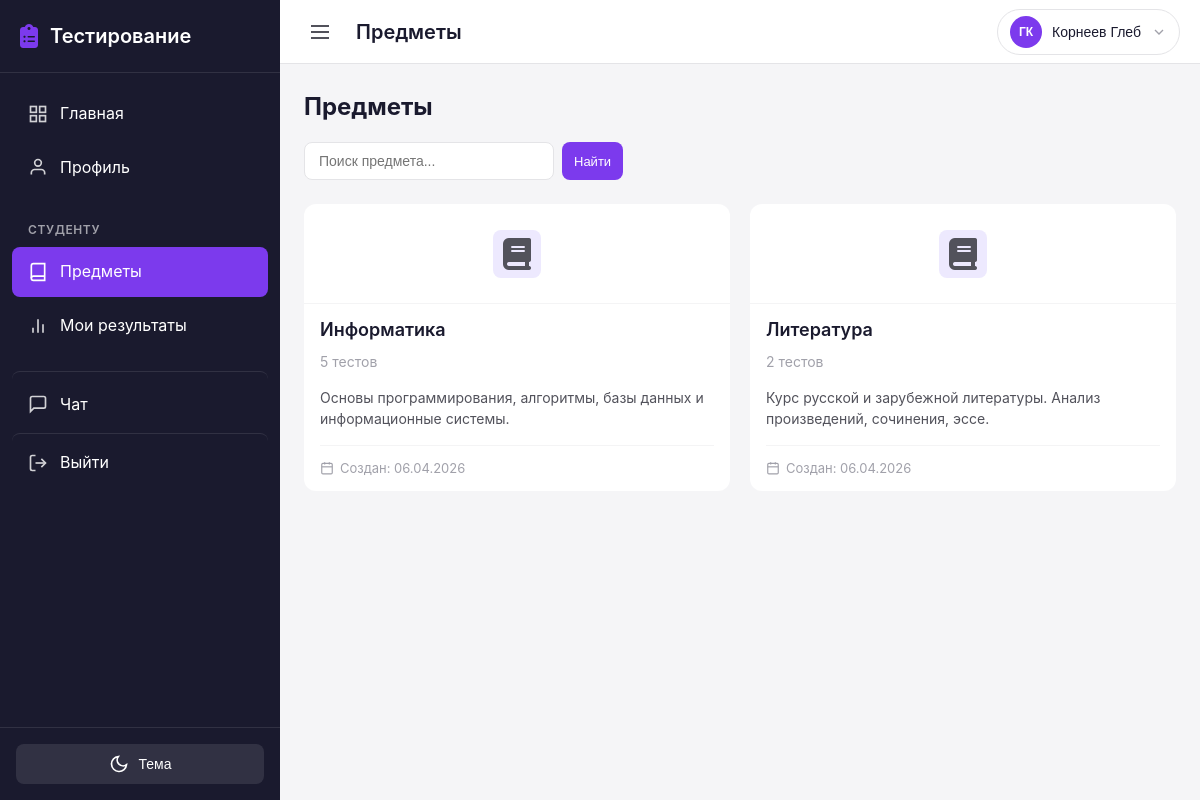
Page /student/subjects/ (signed in) on the earlier database version.
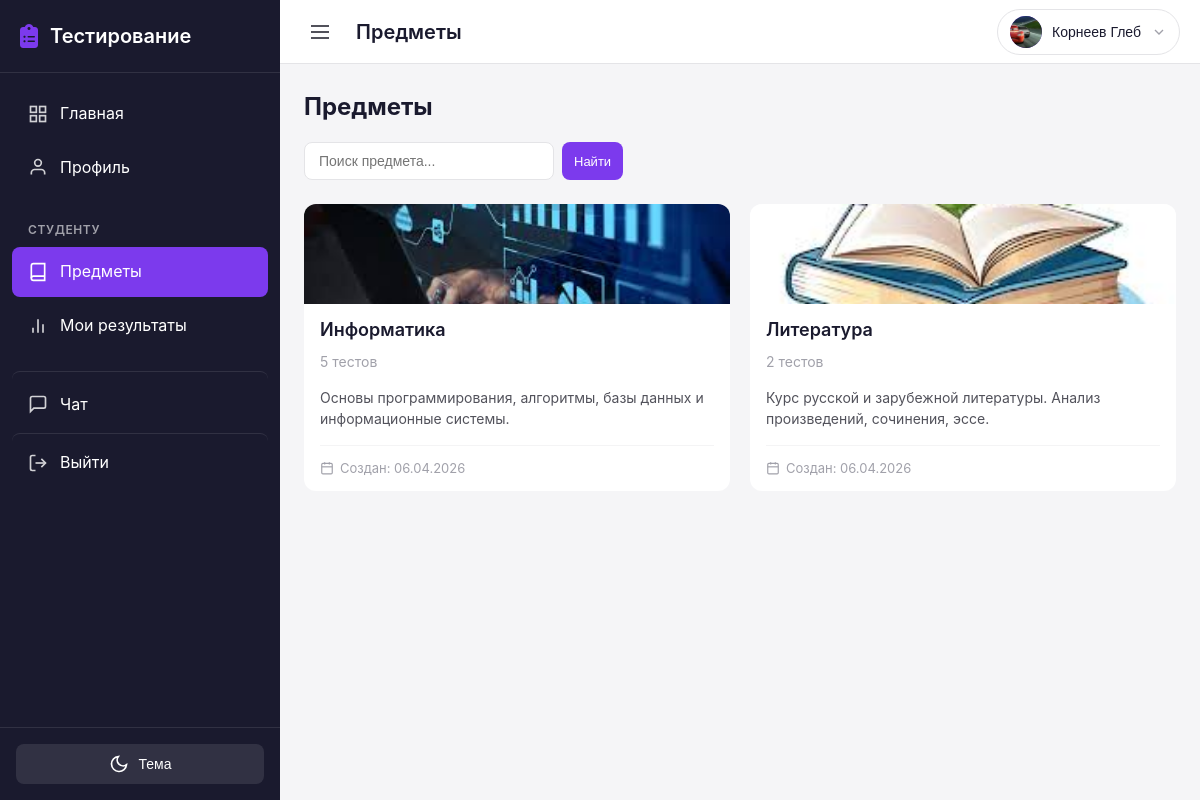
Same page on the later database version.
### users/models.py (models this page shows, shortened)
class User(AbstractUser):
    role = models.CharField(
        max_length=10,
        choices=UserRole.choices,
        default=UserRole.STUDENT,
        verbose_name='Р РѕР»СЊ'
    )
    phone = models.CharField(
        max_length=20,
        blank=True,
        verbose_name='РўРµР»РµС„РѕРЅ'
    )
    birth_date = models.DateField(
        null=True,
        blank=True,
        verbose_name='Р”Р°С‚Р° СЂРѕР¶РґРµРЅРёСЏ'
    )
    patronymic = models.CharField(
        max_length=100,
        blank=True,
        verbose_name='РћС‚С‡РµСЃС‚РІРѕ'
    )
    class Meta:
        verbose_name = 'РџРѕР»СЊР·РѕРІР°С‚РµР»СЊ'
        verbose_name_plural = 'РџРѕР»СЊР·РѕРІР°С‚РµР»Рё'
    @property
    def is_teacher(self):
        return self.role == UserRole.TEACHER
    @property
    def is_student(self):
        return self.role == UserRole.STUDENT

class Profile(models.Model):
    user = models.OneToOneField(
        User,
        on_delete=models.CASCADE,
        related_name='profile',
        verbose_name='РџРѕР»СЊР·РѕРІР°С‚РµР»СЊ'
    )
    avatar = models.ImageField(
        upload_to='avatars/',
        null=True,
        blank=True,
        verbose_name='РђРІР°С‚Р°СЂ'
    )
    bio = models.TextField(
        blank=True,
        verbose_name='Рћ СЃРµР±Рµ'
    )
    group = models.ForeignKey(
        'groups.Group',
        on_delete=models.SET_NULL,
        null=True,
        blank=True,
        related_name='students',
        verbose_name='Р“СЂСѓРїРїР°',
        help_text='Р“СЂСѓРїРїР°, Рє РєРѕС‚РѕСЂРѕР№ РїСЂРёРЅР°РґР»РµР¶РёС‚ СЃС‚СѓРґРµРЅС‚'
    )
    real_group = models.CharField(
        max_length=50,
        blank=True,
        verbose_name='Р РµР°Р»СЊРЅР°СЏ РіСЂСѓРїРїР°',
        help_text='Р”Р»СЏ СЃС‚СѓРґРµРЅС‚РѕРІ РїРѕСЃР»Рµ 11 РєР»Р°СЃСЃР° (РЅР°РїСЂРёРјРµСЂ, 11РРЎ-1/26)'
    )
    created_at = models.DateTimeField(
        auto_now_add=True,
        verbose_name='Р”Р°С‚Р° СЃРѕР·РґР°РЅРёСЏ'
    )
    updated_at = models.DateTimeField(
        auto_now=True,
        verbose_name='Р”Р°С‚Р° РѕР±РЅРѕРІР»РµРЅРёСЏ'
    )
    last_seen_at = models.DateTimeField(
        null=True,
        blank=True,
        verbose_name='РџРѕСЃР»РµРґРЅРёР№ Р·Р°С…РѕРґ РІ СЃРµС‚СЊ'
    )
    class Meta:
        verbose_name = 'РџСЂРѕС„РёР»СЊ'
        verbose_name_plural = 'РџСЂРѕС„РёР»Рё'

### groups/models.py (models this page shows, shortened)
class Subject(models.Model):
    name = models.CharField(
        max_length=200,
        verbose_name='Название предмета'
    )
    description = models.TextField(
        blank=True,
        verbose_name='Описание'
    )
    image = models.ImageField(
        upload_to='subject_images/',
        null=True,
        blank=True,
        verbose_name='Изображение предмета'
    )
    teachers = models.ManyToManyField(
        settings.AUTH_USER_MODEL,
        related_name='subjects',
        limit_choices_to={'role': 'teacher'},
        verbose_name='Преподаватели'
    )
    groups = models.ManyToManyField(
        Group,
        related_name='subjects',
        verbose_name='Группы'
    )
    created_at = models.DateTimeField(
        auto_now_add=True,
        verbose_name='Дата создания'
    )
    class Meta:
        verbose_name = 'Предмет'
        verbose_name_plural = 'Предметы'
        ordering = ['name']

### users/views.py (the view)
# urls.py: path('student/subjects/', views.student_subjects, name='student_subjects'),
@login_required
def student_subjects(request):
    from groups.models import Subject
    if not request.user.is_student:
        messages.error(request, 'У вас нет доступа к этой странице')
        return redirect('dashboard')
    user = request.user
    profile = getattr(user, 'profile', None)
    if not profile or not profile.group:
        messages.warning(request, 'Вы не прикреплены к группе.')
        return redirect('student_dashboard')
    search = request.GET.get('search', '')
    subjects = Subject.objects.filter(
        groups=profile.group
    ).distinct().annotate(
        tests_count=Count('tests', filter=Q(
            tests__groups=profile.group,
            tests__is_published=True
        ))
    ).order_by('name')
    if search:
        subjects = subjects.filter(name__icontains=search)
    context = {
        'subjects': subjects,
        'search': search,
    }
    return render(request, 'users/student/subjects.html', context)

### chat/context_processors.py (called while the page is built)
def unread_messages_count(request):
    if request.user.is_authenticated:
        count = Message.objects.filter(receiver=request.user, is_read=False).count()
        return {'total_unread_messages': count}
    return {'total_unread_messages': 0}

### testingPlatform/ngrok_skip_warning.py (called while the page is built)
    def __call__(self, request):
        request.META['HTTP_NGROK_SKIP_BROWSER_WARNING'] = 'true'
        response = self.get_response(request)
        response['ngrok-skip-browser-warning'] = 'true'
        return response

### templates/users/student/subjects.html (shortened to what this page needs)
{% extends 'base.html' %}
{% block topbar_title %}Предметы{% endblock %}
{% block content %}
<div class="subjects-container">
    <div class="subjects-header mb-3">
        <h1 class="page-title">Предметы</h1>
        <form method="get" class="search-form">
            <input
                type="text"
                name="search"
                class="form-input"
                placeholder="Поиск предмета..."
                value="{{ search }}"
            >
            <button type="submit" class="btn btn-primary btn-sm">Найти</button>
        </form>
    </div>
    {% if subjects %}
        <div class="subjects-grid">
            {% for subject in subjects %}
            <a href="{% url 'student_subject_tests' subject.id %}" class="subject-card-link">
                <div class="subject-card">
                    {% if subject.image %}
                        <div class="subject-card-image">
                            <img src="{{ subject.image.url }}" alt="{{ subject.name }}">
                        </div>
                    {% else %}
                        <div class="subject-card-placeholder">
                            <div class="subject-card-icon"><i class="fa-solid fa-book"></i></div>
                        </div>
                    {% endif %}
                    <div class="subject-card-body">
                        <div class="subject-card-info">
                            <h2 class="subject-card-title">{{ subject.name }}</h2>
                            <span class="subject-card-count">{{ subject.tests_count }} тестов</span>
                        </div>
                        {% if subject.description %}
                            <p class="subject-card-desc">{{ subject.description|truncatewords:10 }}</p>
                        {% endif %}
                        <div class="subject-card-footer">
                            <span class="subject-card-date">
                                <svg width="14" height="14" viewBox="0 0 24 24" fill="none" stroke="currentColor" stroke-width="2">
                                    <rect x="3" y="4" width="18" height="18" rx="2" ry="2"></rect>
                                    <line x1="16" y1="2" x2="16" y2="6"></line>
                                    <line x1="8" y1="2" x2="8" y2="6"></line>
                                    <line x1="3" y1="10" x2="21" y2="10"></line>
                                </svg>
                                Создан: {{ subject.created_at|date:"d.m.Y" }}
                            </span>
                        </div>
                    </div>
                </div>
            </a>
            {% endfor %}
        </div>
    {% endif %}
</div>
{% endblock %}

### templates/base.html (shortened to what the changed rows need)
<!DOCTYPE html>
<html lang="ru" data-theme="light">
<head>
    {% load static %}
    <link rel="stylesheet" href="{% static 'css/style.css' %}">
    <link rel="stylesheet" href="https://cdnjs.cloudflare.com/ajax/libs/font-awesome/6.5.1/css/all.min.css">
</head>
<body>
    <div class="app-container">
        <div class="main-content">
            <header class="topbar">
                <div class="topbar-actions">
                    {% if user.is_authenticated %}
                        <div class="user-menu" id="userMenu">
                            <button class="user-menu-btn" id="userMenuBtn">
                                <div class="user-avatar-small">
                                    {% if user.profile.avatar %}
                                        <img src="{{ user.profile.avatar.url }}" alt="{{ user.last_name }}">
                                    {% else %}
                                        <span>{{ user.first_name|first }}{{ user.last_name|first }}</span>
                                    {% endif %}
                                </div>
                                <span class="user-name">{{ user.last_name }} {{ user.first_name }}</span>
                                <svg class="user-menu-arrow" width="16" height="16" viewBox="0 0 24 24" fill="none" stroke="currentColor" stroke-width="2">
                                    <polyline points="6 9 12 15 18 9"></polyline>
                                </svg>
                            </button>
                        </div>
                    {% endif %}
                </div>
            </header>
            <main class="content">
                {% block content %}{% endblock %}
            </main>
        </div>
    </div>
</body>
</html>

Differences in the rows shown:
changed User "Корнеев": profile.avatar: picture added; first_name|first "Г" → (not shown); last_name|first "К" → (not shown)
changed Subject "Информатика": image: picture added
changed Subject "Литература": image: picture added
